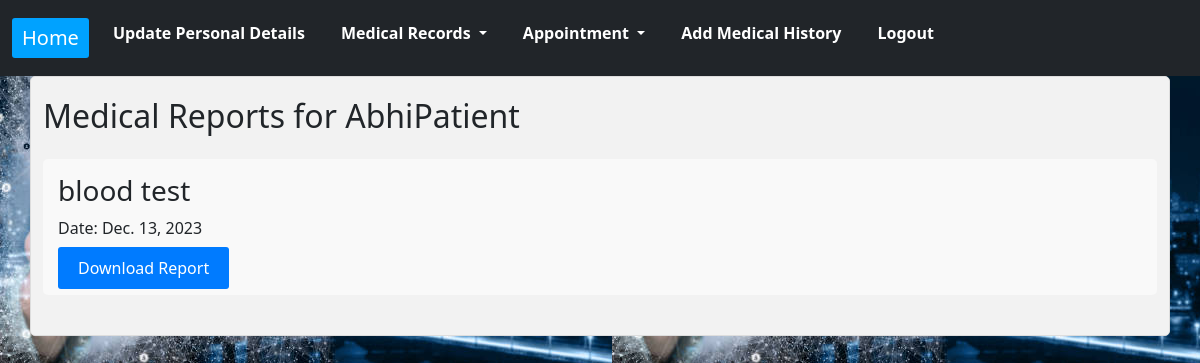
Screenshot of /patient/medical_reports/ (signed in) with the database file from the repository.
### health/models.py (models this page shows)
class Patient(models.Model):
    user = models.OneToOneField(User, on_delete=models.CASCADE)
    name = models.CharField(max_length=255)
    email = models.EmailField(max_length=255)
    mobile_no = models.CharField(max_length=10)
    address = models.TextField()
    created_on = models.DateTimeField(auto_now_add=True)
    weight = models.IntegerField()
    height = models.IntegerField()
    blood_group = models.CharField(max_length=255)
    gender = models.CharField(max_length=255)
    age = models.IntegerField()

class PatientMedicalReports(models.Model):
    patient = models.ForeignKey(Patient, on_delete=models.CASCADE)
    medical_report_name = models.CharField(max_length=255)
    test_date = models.DateField()
    medical_report = models.FileField(upload_to='medical_reports/')

### health/views.py (the view)
# urls.py: path('patient/medical_reports/', views.view_medical_reports, name='view_medical_reports'),
@login_required
def view_medical_reports(request):
    if not hasattr(request.user, 'patient'):
        messages.error(request, "Access denied. You are not registered as a patient.")
        return redirect('home')
    patient = request.user.patient
    medical_reports = PatientMedicalReports.objects.filter(patient=patient)
    if medical_reports:
        messages.success(request, "Successfully retrieved medical reports.")
    else:
        messages.info(request, "You currently have no medical reports available.")
    context = {
        'medical_reports': medical_reports,
        'patient': patient,
    }
    return render(request, 'view_medical_reports.html', context)

### health/templates/view_medical_reports.html
{% extends "base_patient.html" %}
{% block content %}
<div class="container">
    <h2 class="mb-4">Medical Reports for {{ patient.name }}</h2>
    {% if medical_reports %}
        <div class="medical-reports">
            {% for report in medical_reports %}
            <div class="medical-report-item">
                <h3>{{ report.medical_report_name }}</h3>
                <p>Date: {{ report.test_date }}</p>
                <a href="{% url 'download_file' report.medical_report.url|cut:'/medical_reports/' %}" download class="btn-download">Download Report</a>
            </div>
            {% endfor %}
        </div>
    {% else %}
        <p>No medical reports found for this patient.</p>
    {% endif %}
</div>
{% endblock %}

### health/static/styles.css (style rules this page uses)
h2 { font-size: 24px; color: #333; margin-bottom: 20px; }
.container { margin: 20px; padding: 20px; background-color: #f2f2f2; border: 1px solid #ddd; border-radius: 5px; max-width: 800px; margin: 0 auto; }
h2 { color: #333; }
.medical-reports { margin-top: 20px; }
.medical-report-item { background-color: #f9f9f9; padding: 15px; margin-bottom: 20px; border-radius: 5px; }
.btn-download { background-color: #007bff; color: #fff; border: none; padding: 10px 20px; font-size: 16px; text-decoration: none; cursor: pointer; }
button, a { padding: 5px 10px; margin: 5px 0; background-color: #00a2ff; color: #fff !important; text-decoration: none; border: none; border-radius: 3px; cursor: pointer; }
body { background-image: url('../static/images/patient_background.jpeg'); color: #333; margin: 0; min-height: 100vh; }

### rows the page displays
Patient: name "AbhiPatient"
PatientMedicalReports: medical_report_name "blood test", test_date "Dec. 13, 2023"
